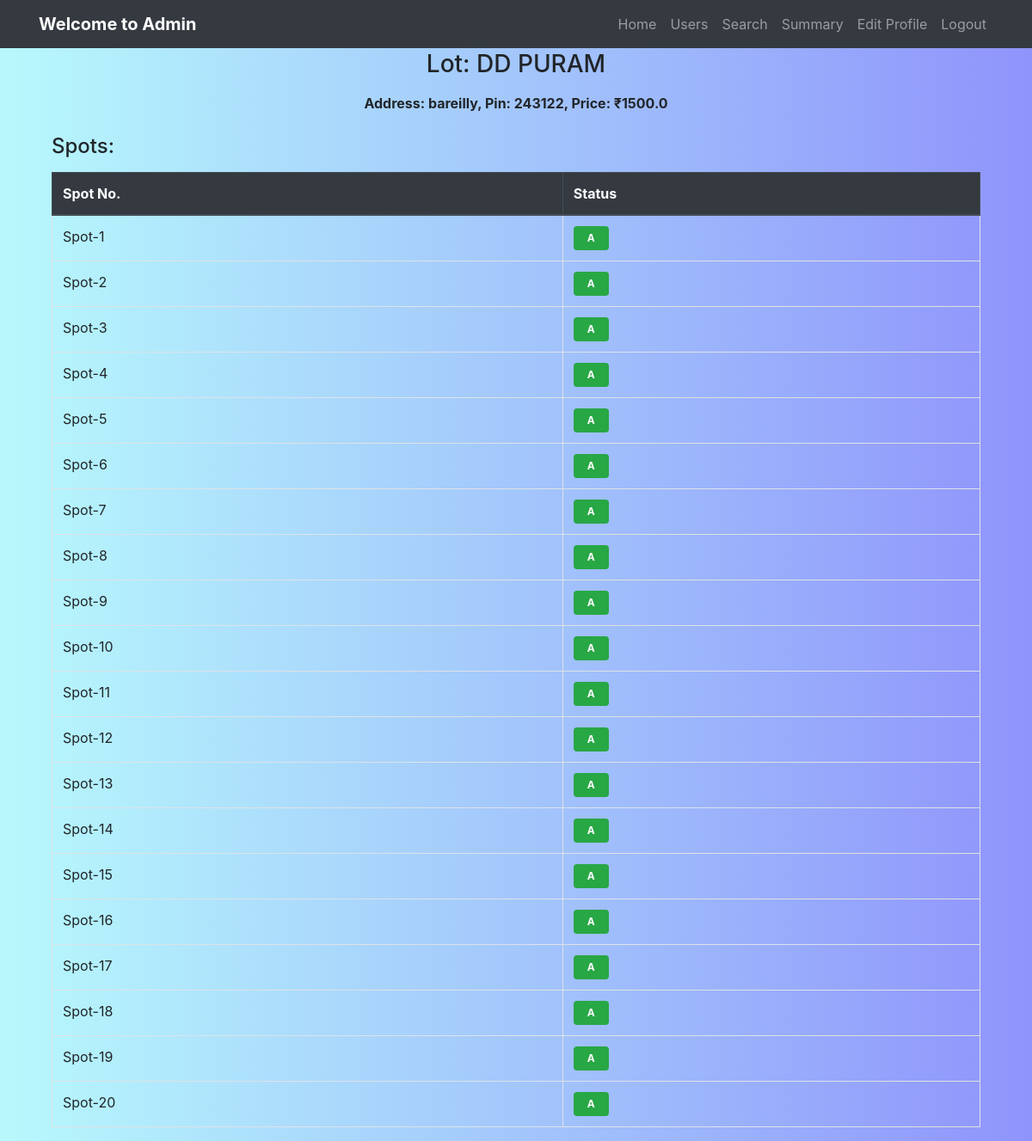
The page /admin/lot_details/1 on the database its author committed.
### models/database.py (models this page shows)
class ParkingLot(db.Model):
    __tablename__ = 'parking_lot'
    id = db.Column(db.Integer, primary_key=True)
    prime_location_name = db.Column(db.String(120), nullable=False)
    price = db.Column(db.Float, nullable=False)
    address = db.Column(db.String(200), nullable=False)
    pin_code = db.Column(db.String(10), nullable=False)
    maximum_number_of_spots = db.Column(db.Integer, nullable=False)
    spots = db.relationship('ParkingSpot', backref='parking_lot', lazy=True)

class ParkingSpot(db.Model):
    __tablename__ = 'parking_spot'
    id = db.Column(db.Integer, primary_key=True)
    lot_id = db.Column(db.Integer, db.ForeignKey('parking_lot.id'), nullable=False)
    status = db.Column(db.String(1), nullable=False, default='A')
    spot_number = db.Column(db.String(50), nullable=False)
    reservation = db.relationship('Reservation', backref='parking_spot', uselist=False)

### app.py (the view)
@app.route('/admin/lot_details/<int:lot_id>')
def lot_details(lot_id):
    lot = ParkingLot.query.get_or_404(lot_id)
    spots = ParkingSpot.query.filter_by(lot_id=lot_id).all()
    return render_template('lot_details.html', lot=lot, spots=spots)

### templates/lot_details.html
{% extends 'base.html' %}
{% block navbar %}
  <nav class="navbar navbar-expand-lg navbar-dark bg-dark fixed-top mb-4">
    <div class="container justify-content-center">
      <a class="navbar-brand font-weight-bold text-white" href="/admin">Welcome to Admin</a>
      <div class="collapse navbar-collapse justify-content-end" id="navbarNav">
        <ul class="navbar-nav text-center">
          <li class="nav-item"><a class="nav-link" href="/admin">Home</a></li>
          <li class="nav-item"><a class="nav-link" href="/admin/admin_users">Users</a></li>
          <li class="nav-item"><a class="nav-link" href="/search">Search</a></li>
          <li class="nav-item"><a class="nav-link" href="/admin/summary">Summary</a></li>
          <li class="nav-item"><a class="nav-link" href="/editprofile">Edit Profile</a></li>
          <li class="nav-item"><a class="nav-link" href="/login">Logout</a></li>
        </ul>
      </div>
    </div>
  </nav>
{% endblock %}
{% block content %}
<div class="container mt-5">
  <h3 class="text-center mb-3">Lot: {{ lot.prime_location_name }}</h3>
  <p class="text-center font-weight-bold">Address: {{ lot.address }}, Pin: {{ lot.pin_code }}, Price: ₹{{ lot.price }}</p>
  <h4 class="mt-4">Spots:</h4>
  <table class="table table-bordered mt-3">
    <thead class="thead-dark">
      <tr>
        <th>Spot No.</th>
        <th>Status</th>
      </tr>
    </thead>
    <tbody>
      {% for spot in spots %}
      <tr>
        <td>{{ spot.spot_number }}</td>
        <td>
          {% if spot.status == 'A' %}
            <span class="badge badge-success px-3 py-2">A</span>
          {% else %}
            <a href="{{ url_for('occupied_spot_details', spot_id=spot.id) }}"
               class="badge badge-danger px-3 py-2"
               style="text-decoration: none;">O</a>
          {% endif %}
        </td>
      </tr>
      {% endfor %}
    </tbody>
  </table>
</div>
{% endblock %}

### static/css/login.css (style rules this page uses)
* { margin: 0; padding: 0; box-sizing: border-box; }
body { font-family: 'Segoe UI', sans-serif; background: linear-gradient(to right, #b7f9fc, #8f94fb); min-height: 100vh; display: flex; align-items: center; justify-content: center; }

### static/css/user.css (style rules this page uses)
.navbar { justify-content: center !important; }

### rows shown on the page
ParkingLot: prime_location_name "DD PURAM", address "bareilly", pin_code "243122", price "1500.0"
ParkingSpot: spot_number "Spot-1", status "A"
ParkingSpot: spot_number "Spot-2", status "A"
ParkingSpot: spot_number "Spot-3", status "A"
ParkingSpot: spot_number "Spot-4", status "A"
ParkingSpot: spot_number "Spot-5", status "A"
ParkingSpot: spot_number "Spot-6", status "A"
ParkingSpot: spot_number "Spot-7", status "A"
ParkingSpot: spot_number "Spot-8", status "A"
ParkingSpot: spot_number "Spot-9", status "A"
ParkingSpot: spot_number "Spot-10", status "A"
ParkingSpot: spot_number "Spot-11", status "A"
ParkingSpot: spot_number "Spot-12", status "A"
ParkingSpot: spot_number "Spot-13", status "A"
ParkingSpot: spot_number "Spot-14", status "A"
ParkingSpot: spot_number "Spot-15", status "A"
ParkingSpot: spot_number "Spot-16", status "A"
ParkingSpot: spot_number "Spot-17", status "A"
ParkingSpot: spot_number "Spot-18", status "A"
ParkingSpot: spot_number "Spot-19", status "A"
ParkingSpot: spot_number "Spot-20", status "A"
